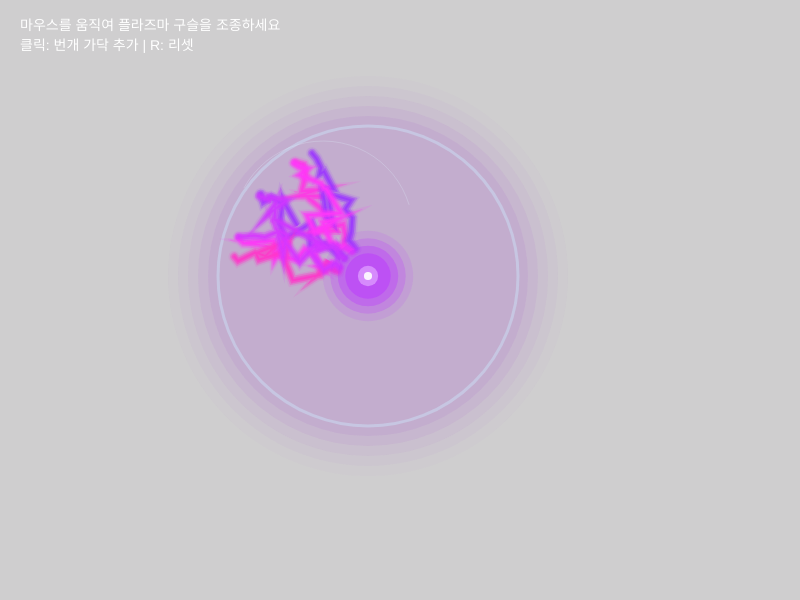
Frame 1 (no input)
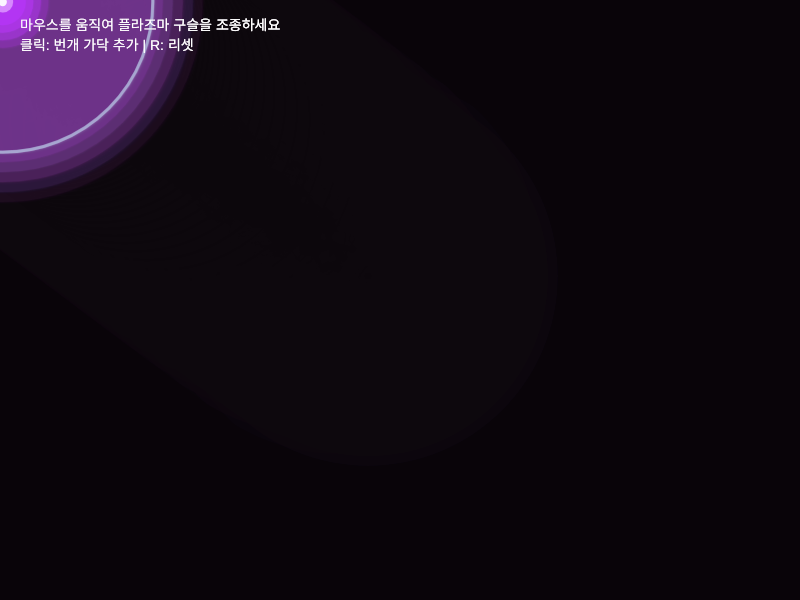
Frame 60 (no input)
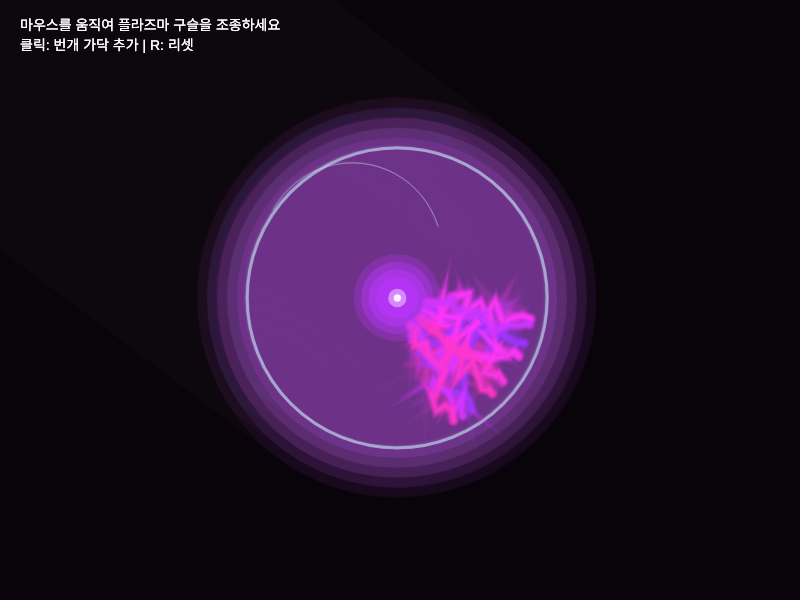
Frame 120 (the mouse pressed at the canvas centre since frame 60)

The p5.js sketch that drew these frames (run headless with seeded random() and noise() and a simulated clock; from frame 60 on, the mouse is pressed at the canvas centre):

// p5.js sketch
// ── sketch.js
// ============================================
// Plasma Ball Simulation - Main Sketch
// 플라즈마 구슬 시뮬레이션
// NOC 기반
// ============================================

let plasmaBall;

function setup() {
  createCanvas(800, 600);
  colorMode(HSB, 360, 255, 255, 255);

  // 플라즈마 구슬 생성 (화면 중앙, 반지름 150)
  plasmaBall = new PlasmaBall(width / 2, height / 2, 150);
}

function draw() {
  // 어두운 배경 (잔상 효과)
  background(260, 80, 15, 50);

  // 플라즈마 구슬 위치 업데이트 (마우스 따라가기)
  plasmaBall.updatePosition(mouseX, mouseY);

  // 번개 업데이트 (마우스 방향으로)
  plasmaBall.update(mouseX, mouseY);

  // 렌더링
  plasmaBall.display();

  // 정보 표시
  displayInfo();
}

function displayInfo() {
  fill(0, 0, 255);
  noStroke();
  textSize(14);
  text('마우스를 움직여 플라즈마 구슬을 조종하세요', 20, 30);
  text('클릭: 번개 가닥 추가 | R: 리셋', 20, 50);
}

// 클릭으로 번개 가닥 추가
function mousePressed() {
  plasmaBall.arcs.push(new PlasmaArc(
    plasmaBall.position.x,
    plasmaBall.position.y,
    plasmaBall.radius
  ));
  plasmaBall.numArcs++;
}

// R키로 리셋
function keyPressed() {
  if (key === 'r' || key === 'R') {
    plasmaBall = new PlasmaBall(width / 2, height / 2, 150);
  }
}

// ── Attractor.js
// ============================================
// Attractor 클래스
// 파티클을 끌어당기는 외부의 힘
// ============================================
class Attractor {
    constructor(x, y, strength) {
        this.position = createVector(x, y);
        this.strength = strength;  // 끌어당기는 힘의 세기
        this.radius = 30;
        this.dragging = false;     // 드래그 상태
        this.dragOffset = createVector(0, 0);  // 드래그 오프셋
    }

    // 마우스가 이 객체 위에 있는지 확인
    contains(mx, my) {
        let d = dist(mx, my, this.position.x, this.position.y);
        return d < this.radius;
    }

    // 드래그 시작
    startDrag(mx, my) {
        this.dragging = true;
        this.dragOffset.x = this.position.x - mx;
        this.dragOffset.y = this.position.y - my;
    }

    // 드래그 중
    drag(mx, my) {
        if (this.dragging) {
            this.position.x = mx + this.dragOffset.x;
            this.position.y = my + this.dragOffset.y;
        }
    }

    // 드래그 종료
    stopDrag() {
        this.dragging = false;
    }

    // 파티클에 작용할 인력 계산
    calculateForce(particle) {
        // Attractor → Particle 방향 벡터
        let force = p5.Vector.sub(this.position, particle.position);

        // 거리 계산 (너무 가깝거나 멀면 제한)
        let distance = force.mag();
        distance = constrain(distance, 5, 200);

        // 중력 공식: F = G * m1 * m2 / d^2
        // 단순화: F = strength / d^2
        let magnitude = this.strength / (distance * distance);

        // 방향 정규화 후 크기 적용
        force.normalize();
        force.mult(magnitude);

        return force;
    }

    display() {
        noStroke();
        fill(100, 200, 100, 150);
        ellipse(this.position.x, this.position.y, this.radius * 2);

        // 중심점
        fill(100, 255, 100);
        ellipse(this.position.x, this.position.y, 10);
    }
}

// ── Electron.js
// ============================================
// Electron 클래스
// 플라즈마를 구성하는 전자 파티클
// 중심 핵(마우스)을 기준으로 궤도 운동을 함
// ============================================
class Electron {
    constructor(x, y) {
        this.position = createVector(x, y);
        this.velocity = createVector(random(-2, 2), random(-2, 2));
        this.acceleration = createVector(0, 0);

        // 전자 속성
        this.mass = random(0.5, 1.5);
        this.radius = this.mass * 3;
        this.charge = random(0.8, 1.2);  // 전하량 (인력 강도에 영향)

        // 플라즈마 시각 효과를 위한 색상
        this.hue = random(180, 260);  // 파란색~보라색 범위
        this.energy = random(150, 255);  // 에너지 레벨 (밝기)
    }

    // 힘 적용: F = ma → a = F/m
    applyForce(force) {
        let f = p5.Vector.div(force, this.mass);
        this.acceleration.add(f);
    }

    // 핵(마우스)에 대한 인력 계산
    attractTo(nucleus) {
        let force = p5.Vector.sub(nucleus, this.position);
        let distance = force.mag();
        distance = constrain(distance, 20, 300);

        // 쿨롱 법칙 기반 인력: F = k * q / d^2
        let strength = (100 * this.charge) / (distance * distance);

        force.normalize();
        force.mult(strength);

        return force;
    }

    // 궤도 운동을 위한 접선 속도 추가
    addOrbitalVelocity(nucleus) {
        let toNucleus = p5.Vector.sub(nucleus, this.position);
        let distance = toNucleus.mag();

        // 거리에 따른 궤도 속도 (가까울수록 빠르게)
        let orbitalSpeed = map(distance, 20, 300, 0.3, 0.05);

        // 접선 방향 벡터 (90도 회전)
        let tangent = createVector(-toNucleus.y, toNucleus.x);
        tangent.normalize();
        tangent.mult(orbitalSpeed);

        this.velocity.add(tangent);
    }

    // 물리 업데이트
    update() {
        this.velocity.add(this.acceleration);
        this.velocity.limit(8);  // 최대 속도 제한
        this.position.add(this.velocity);
        this.acceleration.mult(0);

        // 에너지 변동 (깜빡임 효과)
        this.energy = constrain(this.energy + random(-10, 10), 100, 255);
    }

    // 플라즈마 렌더링
    display() {
        // 외부 글로우 (발광 효과)
        noStroke();
        for (let i = 3; i > 0; i--) {
            let alpha = map(i, 3, 0, 20, 80);
            let size = this.radius * 2 + i * 8;
            fill(this.hue, 200, this.energy, alpha);
            ellipse(this.position.x, this.position.y, size);
        }

        // 코어 (밝은 중심)
        fill(this.hue, 100, 255, 200);
        ellipse(this.position.x, this.position.y, this.radius * 2);

        // 가장 밝은 중심점
        fill(255, 50, 255, 180);
        ellipse(this.position.x, this.position.y, this.radius);
    }

    // 화면 경계 처리
    edges() {
        if (this.position.x < 0) this.position.x = width;
        if (this.position.x > width) this.position.x = 0;
        if (this.position.y < 0) this.position.y = height;
        if (this.position.y > height) this.position.y = 0;
    }
}

// ── Particle.js
// ============================================
// Particle 클래스
// Vector 기반의 위치, 속도, 가속도를 가지며
// 외부 힘에 의해 움직이는 기본 파티클
// ============================================
class Particle {
    constructor(position) {
        // 위치: 시작점에서 시작
        this.position = position.copy();

        // 속도: 초기 랜덤 속도
        this.velocity = createVector(random(-1, 1), random(-2, 0));

        // 가속도: 초기값 0
        this.acceleration = createVector(0, 0);

        // 질량 (힘 계산에 사용)
        this.mass = random(1, 3);

        // 수명 (0이 되면 제거)
        this.lifespan = 255;

        // 크기
        this.radius = this.mass * 4;
    }

    // 힘 적용: F = ma → a = F/m
    applyForce(force) {
        let f = p5.Vector.div(force, this.mass);
        this.acceleration.add(f);
    }

    // 물리 업데이트
    update() {
        // 속도에 가속도 더하기
        this.velocity.add(this.acceleration);

        // 위치에 속도 더하기
        this.position.add(this.velocity);

        // 가속도 초기화 (매 프레임 힘이 새로 적용되므로)
        this.acceleration.mult(0);

        // 수명 감소
        this.lifespan -= 2;
    }

    // 렌더링
    display() {
        stroke(255, this.lifespan);
        strokeWeight(1);
        fill(255, 150, 100, this.lifespan);
        ellipse(this.position.x, this.position.y, this.radius * 2);
    }

    // 파티클이 죽었는지 확인
    isDead() {
        return this.lifespan < 0;
    }
}

// ── ParticleSystem.js
// ============================================
// ParticleSystem 클래스
// 여러 파티클을 관리하고 제어하는 시스템
// ============================================
class ParticleSystem {
    constructor(origin) {
        this.origin = origin.copy();
        this.particles = [];
    }

    // 새 파티클 추가
    addParticle() {
        this.particles.push(new Particle(this.origin));
    }

    // 모든 파티클에 힘 적용
    applyForce(force) {
        for (let particle of this.particles) {
            particle.applyForce(force);
        }
    }

    // Attractor의 힘 적용
    applyAttractor(attractor) {
        for (let particle of this.particles) {
            let force = attractor.calculateForce(particle);
            particle.applyForce(force);
        }
    }

    // Repeller의 힘 적용
    applyRepeller(repeller) {
        for (let particle of this.particles) {
            let force = repeller.calculateForce(particle);
            particle.applyForce(force);
        }
    }

    // 업데이트 (죽은 파티클 제거 포함)
    update() {
        // 뒤에서부터 순회하며 죽은 파티클 제거
        for (let i = this.particles.length - 1; i >= 0; i--) {
            this.particles[i].update();
            if (this.particles[i].isDead()) {
                this.particles.splice(i, 1);
            }
        }
    }

    // 모든 파티클 렌더링
    display() {
        for (let particle of this.particles) {
            particle.display();
        }
    }
}

// ── Plasma.js
// ============================================
// Plasma 클래스
// 여러 전자들을 관리하는 플라즈마 시스템
// ============================================
class Plasma {
    constructor(numElectrons) {
        this.electrons = [];
        this.nucleus = createVector(width / 2, height / 2);

        // 전자들 생성
        for (let i = 0; i < numElectrons; i++) {
            let angle = random(TWO_PI);
            let radius = random(50, 200);
            let x = width / 2 + cos(angle) * radius;
            let y = height / 2 + sin(angle) * radius;
            this.electrons.push(new Electron(x, y));
        }
    }

    // 핵 위치 업데이트 (마우스 따라가기)
    updateNucleus(x, y) {
        // 부드럽게 따라가기 (lerp)
        this.nucleus.x = lerp(this.nucleus.x, x, 0.1);
        this.nucleus.y = lerp(this.nucleus.y, y, 0.1);
    }

    // 전자들 업데이트
    update() {
        for (let electron of this.electrons) {
            // 핵에 대한 인력 적용
            let attraction = electron.attractTo(this.nucleus);
            electron.applyForce(attraction);

            // 궤도 운동 추가
            electron.addOrbitalVelocity(this.nucleus);

            // 약간의 마찰력 (안정화)
            electron.velocity.mult(0.99);

            // 업데이트
            electron.update();
            electron.edges();
        }
    }

    // 전자들 사이의 연결선 (플라즈마 아크)
    drawArcs() {
        for (let i = 0; i < this.electrons.length; i++) {
            for (let j = i + 1; j < this.electrons.length; j++) {
                let d = p5.Vector.dist(
                    this.electrons[i].position,
                    this.electrons[j].position
                );

                // 가까운 전자들끼리 아크(번개) 연결
                if (d < 60) {
                    let alpha = map(d, 0, 60, 150, 0);
                    stroke(220, 200, 255, alpha);
                    strokeWeight(1);
                    line(
                        this.electrons[i].position.x,
                        this.electrons[i].position.y,
                        this.electrons[j].position.x,
                        this.electrons[j].position.y
                    );
                }
            }
        }
    }

    // 핵 표시
    displayNucleus() {
        // 핵 글로우
        noStroke();
        for (let i = 5; i > 0; i--) {
            let alpha = map(i, 5, 0, 10, 60);
            let size = 30 + i * 15;
            fill(300, 200, 255, alpha);
            ellipse(this.nucleus.x, this.nucleus.y, size);
        }

        // 핵 코어
        fill(320, 150, 255, 200);
        ellipse(this.nucleus.x, this.nucleus.y, 25);

        // 핵 중심
        fill(0, 0, 255, 220);
        ellipse(this.nucleus.x, this.nucleus.y, 12);
    }

    // 전체 렌더링
    display() {
        // 아크 먼저 그리기 (뒤에)
        this.drawArcs();

        // 전자들 표시
        for (let electron of this.electrons) {
            electron.display();
        }

        // 핵 표시 (맨 위에)
        this.displayNucleus();
    }
}

// ── PlasmaArc.js
// ============================================
// PlasmaArc 클래스
// 플라즈마 구슬의 번개 가닥
// ============================================
class PlasmaArc {
    constructor(centerX, centerY, radius) {
        this.center = createVector(centerX, centerY);
        this.radius = radius;
        this.segments = 15;  // 번개 세그먼트 수
        this.points = [];
        this.targetAngle = random(TWO_PI);
        this.currentAngle = this.targetAngle;
        this.hue = random(260, 320);  // 보라~분홍 색상
        this.flickerSpeed = random(0.02, 0.05);
    }

    // 번개 경로 생성
    generatePath(targetX, targetY) {
        this.points = [];

        // 시작점 (구슬 표면)
        let startAngle = atan2(targetY - this.center.y, targetX - this.center.x);
        let startX = this.center.x + cos(startAngle) * 30;
        let startY = this.center.y + sin(startAngle) * 30;

        // 끝점 (구슬 경계 근처, 마우스 방향)
        let endX = this.center.x + cos(startAngle) * this.radius * 0.9;
        let endY = this.center.y + sin(startAngle) * this.radius * 0.9;

        for (let i = 0; i <= this.segments; i++) {
            let t = i / this.segments;

            // 기본 직선 보간
            let x = lerp(startX, endX, t);
            let y = lerp(startY, endY, t);

            // 지그재그 효과 (중간 부분에서 더 강하게)
            let jitter = sin(t * PI) * 20;
            x += random(-jitter, jitter);
            y += random(-jitter, jitter);

            this.points.push(createVector(x, y));
        }
    }

    // 렌더링
    display() {
        if (this.points.length < 2) return;

        // 여러 레이어로 글로우 효과
        for (let layer = 3; layer >= 0; layer--) {
            let alpha = map(layer, 3, 0, 30, 200);
            let weight = map(layer, 3, 0, 12, 2);

            stroke(this.hue, 200, 255, alpha);
            strokeWeight(weight);
            noFill();

            beginShape();
            for (let p of this.points) {
                vertex(p.x, p.y);
            }
            endShape();
        }
    }
}

// ── PlasmaBall.js
// ============================================
// PlasmaBall 클래스
// 플라즈마 구슬 - 중심에서 번개가 뻗어나감
// ============================================
class PlasmaBall {
    constructor(x, y, radius) {
        this.position = createVector(x, y);
        this.radius = radius;
        this.numArcs = 8;  // 번개 가닥 수
        this.arcs = [];

        // 번개 가닥들 생성
        for (let i = 0; i < this.numArcs; i++) {
            this.arcs.push(new PlasmaArc(x, y, radius));
        }

        // 내부 글로우 색상
        this.coreHue = 280;
        this.pulsePhase = 0;
    }

    // 위치 업데이트
    updatePosition(x, y) {
        this.position.x = lerp(this.position.x, x, 0.08);
        this.position.y = lerp(this.position.y, y, 0.08);

        // 모든 아크의 중심 업데이트
        for (let arc of this.arcs) {
            arc.center = this.position.copy();
        }
    }

    // 번개 업데이트 (마우스를 향해)
    update(targetX, targetY) {
        this.pulsePhase += 0.05;

        for (let i = 0; i < this.arcs.length; i++) {
            // 각 번개가 약간씩 다른 방향으로
            let angleOffset = (i / this.arcs.length) * TWO_PI;
            let spreadAngle = atan2(targetY - this.position.y, targetX - this.position.x);

            // 마우스 방향 + 분산
            let finalAngle = spreadAngle + sin(frameCount * 0.02 + angleOffset) * 0.5;

            let arcTargetX = this.position.x + cos(finalAngle) * this.radius;
            let arcTargetY = this.position.y + sin(finalAngle) * this.radius;

            this.arcs[i].generatePath(arcTargetX, arcTargetY);
        }
    }

    // 구슬 외곽 렌더링
    displaySphere() {
        // 외곽 글로우
        noStroke();
        for (let i = 5; i > 0; i--) {
            let alpha = map(i, 5, 0, 5, 30);
            let size = this.radius * 2 + i * 20;
            fill(280, 150, 200, alpha);
            ellipse(this.position.x, this.position.y, size);
        }

        // 유리 구슬 외곽
        noFill();
        stroke(200, 50, 255, 100);
        strokeWeight(3);
        ellipse(this.position.x, this.position.y, this.radius * 2);

        // 하이라이트
        stroke(200, 30, 255, 60);
        strokeWeight(1);
        arc(this.position.x - this.radius * 0.3,
            this.position.y - this.radius * 0.3,
            this.radius * 1.2, this.radius * 1.2,
            PI + 0.5, TWO_PI - 0.3);
    }

    // 중심 코어 렌더링
    displayCore() {
        let pulse = sin(this.pulsePhase) * 0.3 + 1;

        // 코어 글로우
        noStroke();
        for (let i = 4; i > 0; i--) {
            let alpha = map(i, 4, 0, 30, 150);
            let size = 30 * pulse + i * 15;
            fill(this.coreHue, 200, 255, alpha);
            ellipse(this.position.x, this.position.y, size);
        }

        // 밝은 코어
        fill(this.coreHue, 100, 255, 200);
        ellipse(this.position.x, this.position.y, 20 * pulse);

        // 가장 밝은 중심
        fill(0, 0, 255, 230);
        ellipse(this.position.x, this.position.y, 8 * pulse);
    }

    // 전체 렌더링
    display() {
        // 구슬 외곽 (뒤에)
        this.displaySphere();

        // 번개들
        for (let arc of this.arcs) {
            arc.display();
        }

        // 코어 (앞에)
        this.displayCore();
    }
}

// ── Repeller.js
// ============================================
// Repeller 클래스
// 파티클을 밀어내는 외부의 힘
// Attractor를 상속받아 반대 방향 힘 적용
// ============================================
class Repeller extends Attractor {
    constructor(x, y, strength) {
        super(x, y, strength);
    }

    // Attractor의 힘을 반대로 (밀어냄)
    calculateForce(particle) {
        let force = super.calculateForce(particle);
        force.mult(-1);  // 방향 반전
        return force;
    }

    display() {
        noStroke();
        fill(200, 100, 100, 150);
        ellipse(this.position.x, this.position.y, this.radius * 2);

        // 중심점
        fill(255, 100, 100);
        ellipse(this.position.x, this.position.y, 10);
    }
}

// ── style.css
html,
body {
  margin: 0;
  padding: 0;
  overflow: hidden;
  background-color: #0a0a15;
}

canvas {
  display: block;
}
